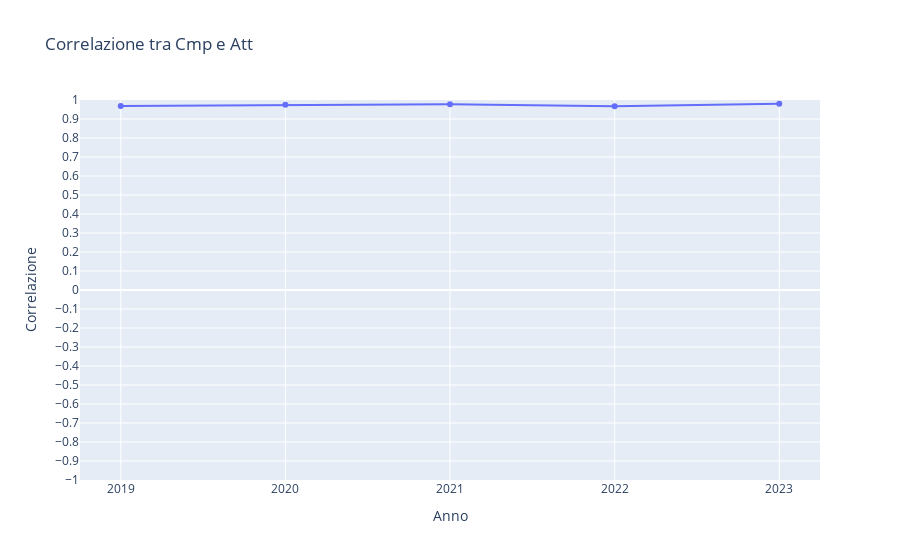
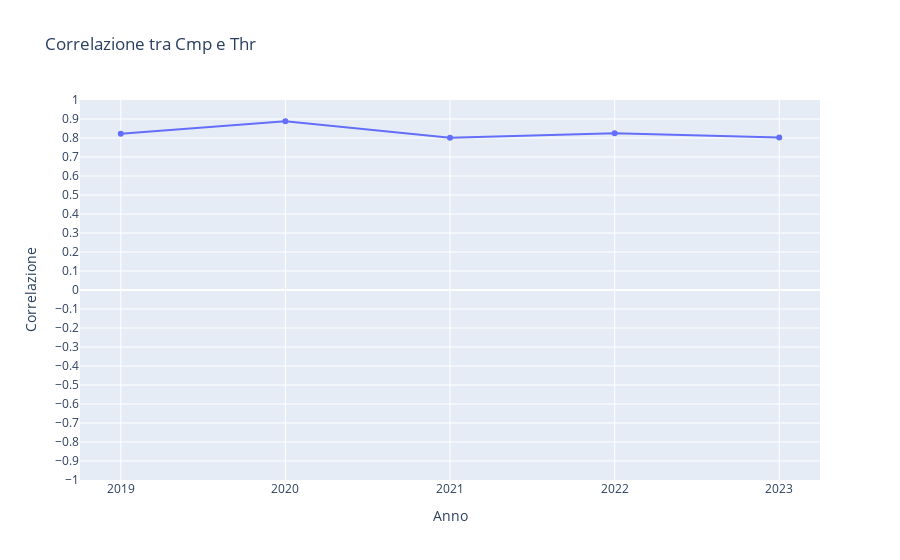
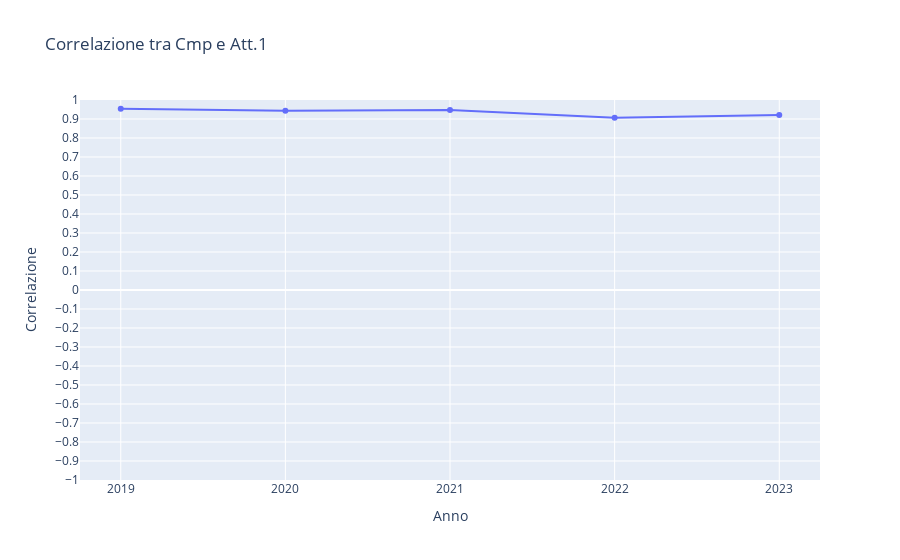

Notebook source saved alongside these figures, in order:
### Markdown cell above
In queste matrici i colori possono trarre in inganno, in quanto vedendo un blu molto scuro si può pensare che ci siano delle statistiche mal correlate, ma non è così. Guardando, infatti, le barre di destra vediamo come il range di correlazione è sempre [0,8 ; 1] circa. Andando nello specifico vediamo che i passaggi tentati e completati hanno un indice alto, ciò comporta che i portieri in generale siano molto bravi con i piedi. Inoltre notiamo che il dato dei passaggi completati sia correlato bene con il dato dei lanci lunghi, la nostra conclusione è che un portiere fiducioso dei suoi piedi tenta spesso lanci lunghi.

### Code cell
# Vediamo i grafici dei risultati appena trovati

stat1 = 'Cmp'
stat2 = 'Att'
correlazione(stat1,stat2)

stat2 = 'Thr'
correlazione(stat1,stat2)

stat2 = 'Att.1'
correlazione(stat1,stat2)

### Figure 1 — Plotly figure (JSON) as saved in the notebook; plotly's stock layout.template omitted (floating-point values rounded to 4 significant figures)
{"data": [{"hovertemplate": "Anno=%{x}<br>Correlazione=%{y}<extra></extra>", "legendgroup": "", "line": {"color": "#636efa", "dash": "solid"}, "marker": {"symbol": "circle"}, "mode": "lines+markers", "name": "", "orientation": "v", "showlegend": false, "type": "scatter", "x": [2023, 2022, 2021, 2020, 2019], "xaxis": "x", "y": [0.9804, 0.9675, 0.9779, 0.9745, 0.9682], "yaxis": "y"}], "layout": {"legend": {"tracegroupgap": 0}, "title": {"text": "Correlazione tra Cmp e Att"}, "xaxis": {"anchor": "y", "domain": [0, 1], "dtick": 1, "title": {"text": "Anno"}}, "yaxis": {"anchor": "x", "domain": [0, 1], "dtick": 0.1, "range": [-1, 1], "title": {"text": "Correlazione"}}}}

### Figure 2 — Plotly figure (JSON) as saved in the notebook; plotly's stock layout.template omitted (floating-point values rounded to 4 significant figures)
{"data": [{"hovertemplate": "Anno=%{x}<br>Correlazione=%{y}<extra></extra>", "legendgroup": "", "line": {"color": "#636efa", "dash": "solid"}, "marker": {"symbol": "circle"}, "mode": "lines+markers", "name": "", "orientation": "v", "showlegend": false, "type": "scatter", "x": [2023, 2022, 2021, 2020, 2019], "xaxis": "x", "y": [0.802, 0.8254, 0.8007, 0.8877, 0.8228], "yaxis": "y"}], "layout": {"legend": {"tracegroupgap": 0}, "title": {"text": "Correlazione tra Cmp e Thr"}, "xaxis": {"anchor": "y", "domain": [0, 1], "dtick": 1, "title": {"text": "Anno"}}, "yaxis": {"anchor": "x", "domain": [0, 1], "dtick": 0.1, "range": [-1, 1], "title": {"text": "Correlazione"}}}}

### Figure 3 — Plotly figure (JSON) as saved in the notebook; plotly's stock layout.template omitted (floating-point values rounded to 4 significant figures)
{"data": [{"hovertemplate": "Anno=%{x}<br>Correlazione=%{y}<extra></extra>", "legendgroup": "", "line": {"color": "#636efa", "dash": "solid"}, "marker": {"symbol": "circle"}, "mode": "lines+markers", "name": "", "orientation": "v", "showlegend": false, "type": "scatter", "x": [2023, 2022, 2021, 2020, 2019], "xaxis": "x", "y": [0.9208, 0.9063, 0.9477, 0.9431, 0.9534], "yaxis": "y"}], "layout": {"legend": {"tracegroupgap": 0}, "title": {"text": "Correlazione tra Cmp e Att.1"}, "xaxis": {"anchor": "y", "domain": [0, 1], "dtick": 1, "title": {"text": "Anno"}}, "yaxis": {"anchor": "x", "domain": [0, 1], "dtick": 0.1, "range": [-1, 1], "title": {"text": "Correlazione"}}}}
